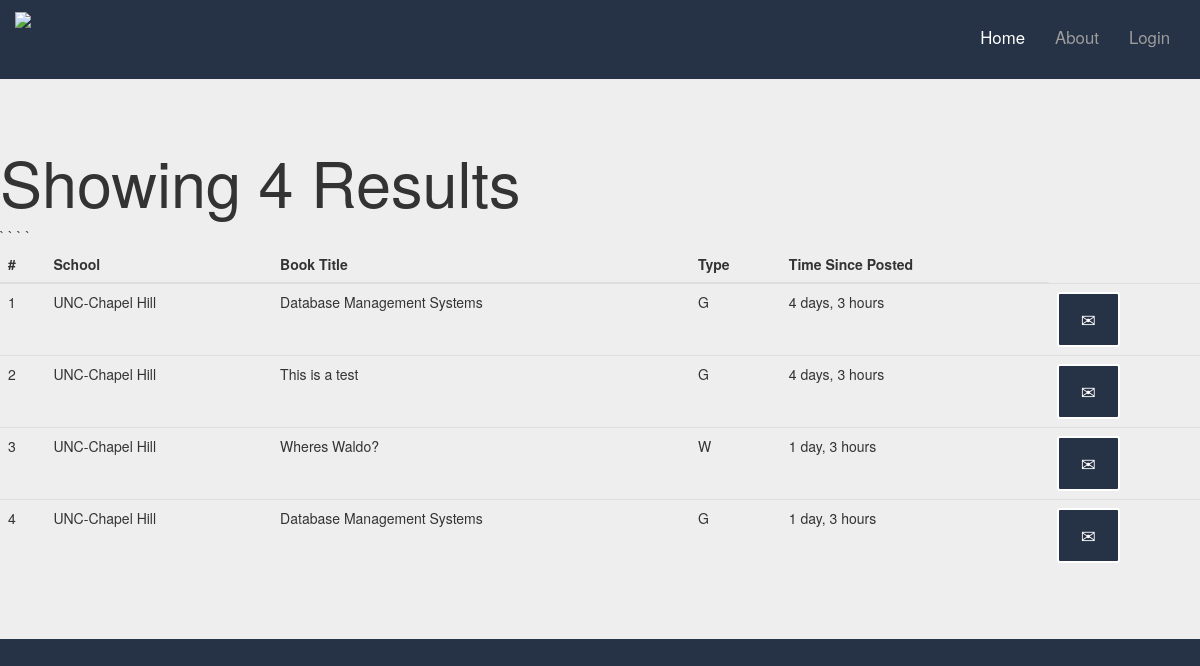
The page /listing_list/ on the database its author committed.
### home/models.py (models this page shows, shortened)
class Listing(models.Model):
    TYPES = (
        ('W', 'Want'),
        ('G', 'Give'),
    )
    sid = models.ForeignKey(Student, on_delete=models.CASCADE)
    bid = models.ForeignKey(Book, on_delete=models.CASCADE)
    type = models.CharField(max_length=1, choices=TYPES)
    date = models.DateField(auto_now_add=True)
    open = models.BooleanField(default=True)

class Student(models.Model):
    user = models.OneToOneField(User, on_delete=models.CASCADE)
    school = models.ForeignKey(School)

class School(models.Model):
    school = models.CharField("school name", max_length=40, unique=False, default="")
    state = models.CharField("school state", max_length=2, unique=False, default="")
    city = models.CharField("school city", max_length=40, unique=False, default="")
    def __str__(self):
        return self.school

class Book(models.Model):
    ISBN = models.IntegerField(default="")
    title = models.CharField(max_length=40, default="")
    def __str__(self):
        return self.title

### home/views.py (the view)
# urls.py: url(r'^listing_list/$', views.ListBooks.as_view(), name='booksearch'),
class ListBooks(ListView):
    paginate_by = 10
    template_name = 'home/listing_list.html'
    context_object_name = 'result'
    def get_queryset(self):
        result = Listing.objects.all()
        query = self.request.GET.get('q')
        if query:
            query_list = query.split()
            result = result.filter(reduce(operator.and_, (Q(bid__title__icontains=q) for q in query_list)))
        return result

### templates/home/listing_list.html (shortened to what this page needs)
<!DOCTYPE html>
{% load staticfiles %}
<html lang="en">
<head>
    <link rel="stylesheet" href="https://maxcdn.bootstrapcdn.com/bootstrap/3.3.7/css/bootstrap.min.css">
    <link rel="stylesheet" href="https://cdnjs.cloudflare.com/ajax/libs/font-awesome/4.7.0/css/font-awesome.min.css">
    <link rel="stylesheet" href="http://code.jquery.com/ui/1.12.1/themes/base/jquery-ui.css" type="text/css" media="all"/>
    <link rel ="stylesheet" type="text/css" href='{% static "css/home.css" %}'/>
</head>
<body>
<nav class="navbar navbar-inverse">
        <div class="container-fluid">
            <div class="navbar-header">
                <a class="navbar-brand" href="#"><img src="#"></a>
            </div>
            <div class="collapse navbar-collapse" id="myNavbar">
                <ul class="nav navbar-nav navbar-right">
                    <li class="active"><a href="../">Home</a></li>
                    <li><a href="../about">About</a></li>
                    {% if user.is_authenticated %}
                    <li><a href="{% url 'home:logout' %}">Logout</a></li>
                    {% else %}
                    <li><a href="{% url 'home:login' %}">Login</a></li>
                    {% endif %}
                </ul>
            </div>
        </div>
    </nav>
<div class="jumbotron">
{% block content %}
    {% if result  %}
        {% if result.count == 1 %}
            <h1>Showing {{ result.count }} Result</h1>
        {% else %}
            <h1>Showing {{ result.count }} Results</h1>
        {% endif %}
        <table class='table table-hover'>
        <thead>
            <tr>
                <th>#</th>
                <th>School</th>
                <th>Book Title</th>
                <th>Type</th>
                <th>Time Since Posted</th>
            </tr>
        </thead>
        <tbody>
        {% for instance in result %}
            <tr>
                <td> {{ forloop.counter}}</td>
                <td> {{ instance.sid.school }} </td>
                <td> {{ instance.bid }} </td>
                <td> {{ instance.type }} </td>
                <td> {{ instance.date|timesince}} </td>
                <td>
                    <a href="/messages/write/{{ instance.sid.user.username }} "><button type="button" class = "btn btn-default btn-sm">
                        <span class="glypicon glyphicon-envelope"></span>
                    </button>
                    </a>
                </td>
            </tr>
        {% endfor %}
        </tbody>
        </table>
    {% endif %}
{% endblock %}
</div>
</body>
</html>

### static/css/home.css (style rules this page uses)
body { background-color:#263245; }
.navbar { margin-bottom: 0; border-radius: 0; background-color: #263245; color: #FFF; padding: 1% 0; font-size: 1.2em; border: 0; }
.navbar-brand { float: left; min-height: 55px; padding: 0 15px 5px; }
.navbar-inverse .navbar-nav .active a, .navbar-inverse .navbar-nav .active a:focus, .navbar-inverse .navbar-nav .active a:hover { color: #FFF; background-color: #263245; }
.btn { font-size: 18px; color: #FFF; padding: 12px 22px; background:#263245; border: 2px solid #FFF; }
img { height: 100%; }

### rows shown on the page
Listing: sid.school "UNC-Chapel Hill", bid "Database Management Systems", type "G", date "4 days, 3 hours"
Listing: sid.school "UNC-Chapel Hill", bid "This is a test", type "G", date "4 days, 3 hours"
Listing: sid.school "UNC-Chapel Hill", bid "Wheres Waldo?", type "W", date "1 day, 3 hours"
Listing: sid.school "UNC-Chapel Hill", bid "Database Management Systems", type "G", date "1 day, 3 hours"

### other values the page prints
{{ result.count }} "4"
